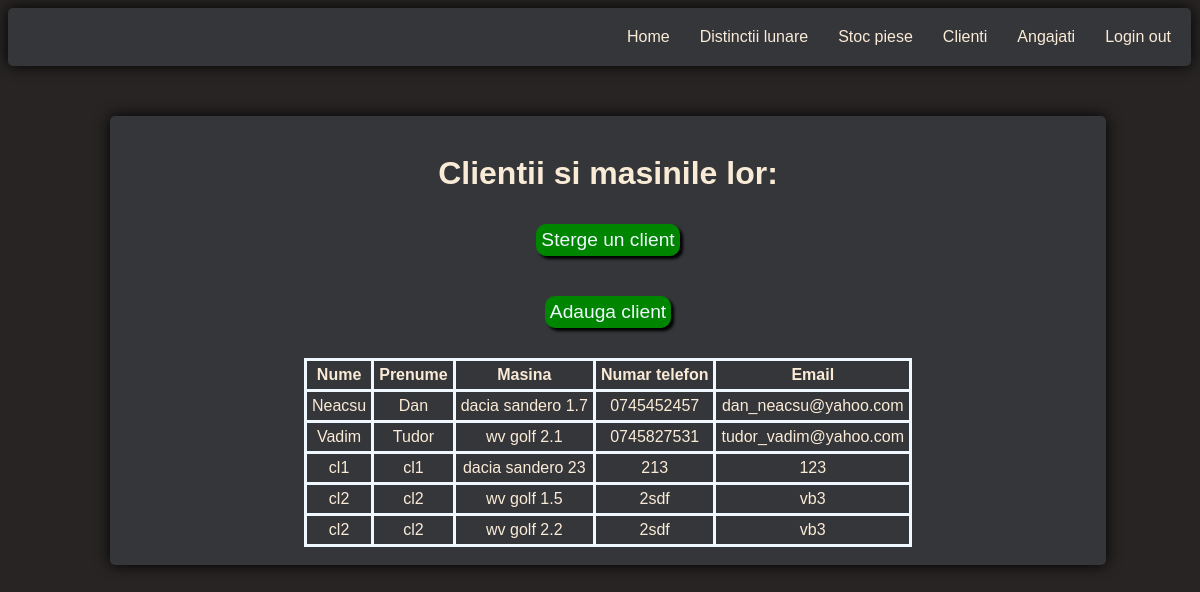
/clients.php, run on the app's committed database.
### tables this page shows
CREATE TABLE `cars` (
  `CarID` int(11) NOT NULL,
  `ClientID` int(11) NOT NULL,
  `ModelID` int(11) NOT NULL,
  `Year_of_production` int(11) NOT NULL,
  `Km` int(11) NOT NULL,
  `Engine` varchar(255) NOT NULL,
  `Color` int(11) NOT NULL,
  `Registration number` varchar(8) NOT NULL,
  `Vin_number` varchar(255) NOT NULL
);

CREATE TABLE `clients` (
  `ClientID` int(11) NOT NULL,
  `First_name` varchar(255) NOT NULL,
  `Last_name` varchar(255) NOT NULL,
  `Phone_number` char(10) NOT NULL,
  `Email` varchar(255) NOT NULL,
  `County` varchar(255) NOT NULL,
  `City` varchar(255) NOT NULL,
  `Street` varchar(255) NOT NULL,
  `No.` int(11) NOT NULL
);

CREATE TABLE `models` (
  `ModelID` int(11) NOT NULL,
  `Model_name` varchar(255) NOT NULL,
  `Producer_name` varchar(255) NOT NULL,
  `Body_type` varchar(255) NOT NULL
);

### clients.php (the view)
<?php include 'header.php' ?>
<?php
$conn = mysqli_connect('localhost', 'car_service_admin', '1234', 'service');
if (!$conn) {
    echo 'Connection error: ' . mysqli_connect_error();
} else {
    $sql = "SELECT * From clients CL
            JOIN cars CA ON CL.ClientID = CA.ClientID
            JOIN models M ON CA.ModelID = M.ModelID;";
    $result = mysqli_query($conn, $sql);
    $clients = mysqli_fetch_all($result, MYSQLI_ASSOC);
}
?>
<div class='main_container'>
    <h1>Clientii si masinile lor:</h1>
    <div class="container_add_works">
        <a href="delete_client.php">Sterge un client</a>
    </div>
    <div class="container_add_works">
        <a href="add_client.php">Adauga client</a>
    </div>
    <table>
        <tr>
            <th>Nume</th>
            <th>Prenume</th>
            <th>Masina</th>
            <th>Numar telefon</th>
            <th>Email</th>
        </tr>
        <?php foreach ($clients as $client) { ?>
            <tr>
                <td><?php echo $client['First_name']; ?></td>
                <td><?php echo $client['Last_name']; ?></td>
                <td><?php echo $client['Producer_name'] . ' ' . $client['Model_name'] . ' ' . $client['Engine']; ?></td>
                <td><?php echo $client['Phone_number']; ?></td>
                <td><?php echo $client['Email']; ?></td>
            </tr>
        <?php
        }
        ?>
</div>
</body>

### header.php (shortened to what this page needs)
<!DOCTYPE html>
<head>
    <link rel="stylesheet" href="styles.css">
</head>
<body>
    <nav>
        <div class="main_menu">
            <a href="index.php">Login out</a>
            <a href="employee.php">Angajati</a>
            <a href="clients.php">Clienti</a>
            <a href="stock_parts.php">Stoc piese</a>
            <a href="achievements.php">Distinctii lunare</a>
            <a href="main.php">Home</a>
        </div>
    </nav>

### styles.css (style rules this page uses)
body { font-family: Verdana, sans-serif; background-color: #282424; height: 100%; width: 100%; overflow: y-scroll; }
.container_add_works { margin: 10px; }
.container_add_works a { position: relative; background-color: #008500; margin-top: 10px; font-size: larger; color: aliceblue; padding: 5px; border-radius: 10px; box-shadow: 3px 3px 3px black; text-decoration: none; margin-bottom: 20px; -webkit-appearance: button; -moz-appearance: button; appearance: button; }
.main_container { width: 80%; height: 100%; margin-top: 50px; position: relative; left: 50%; transform: translate(-50%, 0%); overflow: auto; white-space: nowrap; padding: 18px; background-color: #35363a; border-radius: 5px; text-align: center; box-shadow: 0px 0px 15px rgb(0, 0, 0); color: antiquewhite }
h1 { color: antiquewhite; text-align: center; }
table, th, td { border: 3px solid black; border-collapse: collapse; border-color: aliceblue; border-radius: 10px; border-spacing: 5px; padding: 5px; width: auto; height: 100%; color: antiquewhite; font-size: normal; text-align: center; margin-left: auto; margin-right: auto; }
.main_menu { background-color: #35363a; overflow: hidden; border-radius: 5px; padding: 5px; box-shadow: 0px 0px 15px rgb(0, 0, 0); margin-right: 17px; }
.main_menu a { color: antiquewhite; text-align: center; padding: 15px 15px; text-decoration: none; font-size: 17px; float: right; font-size: medium; display: block; }

### data on the page
cars: ClientID.First_name "Neacsu", ClientID.Last_name "Dan", ModelID.Producer_name "dacia", ModelID.Model_name "sandero", Engine "1.7", ClientID.Phone_number "0745452457", ClientID.Email "dan_neacsu@yahoo.com"
cars: ClientID.First_name "Vadim", ClientID.Last_name "Tudor", ModelID.Producer_name "wv", ModelID.Model_name "golf", Engine "2.1", ClientID.Phone_number "0745827531", ClientID.Email "tudor_vadim@yahoo.com"
cars: ClientID.First_name "cl1", ClientID.Last_name "cl1", ModelID.Producer_name "dacia", ModelID.Model_name "sandero", Engine "23", ClientID.Phone_number "213", ClientID.Email "123"
cars: ClientID.First_name "cl2", ClientID.Last_name "cl2", ModelID.Producer_name "wv", ModelID.Model_name "golf", Engine "1.5", ClientID.Phone_number "2sdf", ClientID.Email "vb3"
cars: ClientID.First_name "cl2", ClientID.Last_name "cl2", ModelID.Producer_name "wv", ModelID.Model_name "golf", Engine "2.2", ClientID.Phone_number "2sdf", ClientID.Email "vb3"
